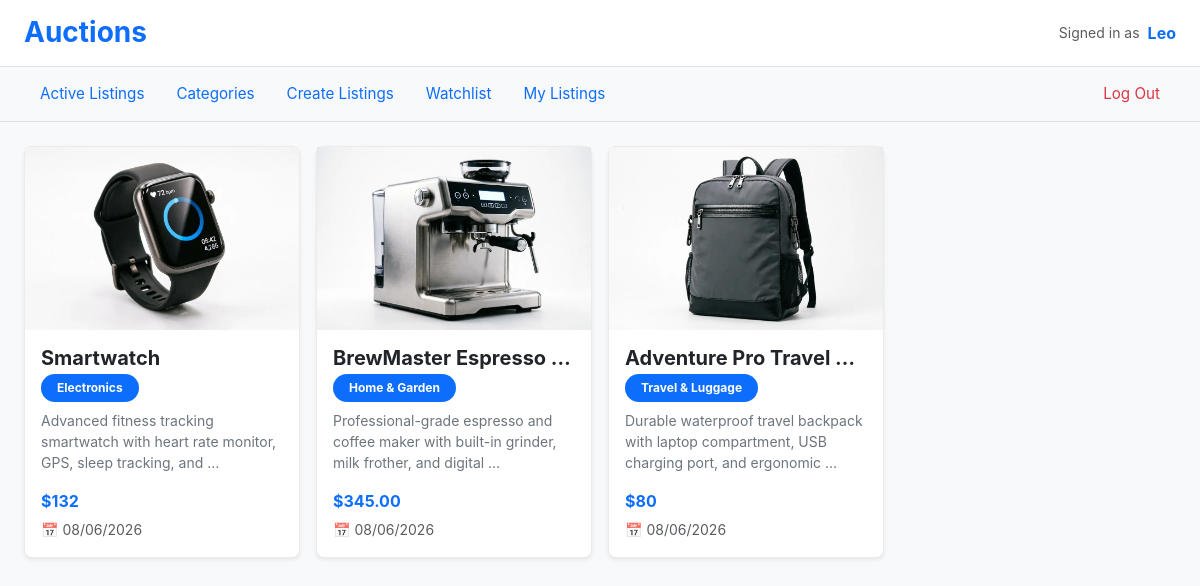
The app's page /watchlist (signed in) with its own data.
### auctions/models.py (models this page shows, shortened)
class User(AbstractUser):
    pass

class Listing(models.Model):
    user = models.ForeignKey(User, on_delete=models.CASCADE, related_name="user_ads")
    title = models.CharField(max_length=60)
    category = models.ForeignKey(Category, on_delete= models.PROTECT, related_name="listing")
    description = models.TextField()
    price = models.DecimalField(max_digits=10, decimal_places=2)
    date = models.DateTimeField(auto_now_add=True)
    image = models.ImageField(upload_to='ads_images/', blank=True, null=True)
    active = models.BooleanField(default=True)
    winner = models.ForeignKey(User,null=True, blank=True, on_delete=models.SET_NULL, related_name="winner")
    class Meta:
        ordering = ['-date']

class Category(models.Model):
    category = models.CharField(max_length=60, unique=True)
    class Meta:
        ordering = ['category']
    def __str__(self):
       return f"{self.category}"

### auctions/views.py (the view)
# urls.py: path("watchlist", views.watchlist, name= "watchlist"),
@login_required(login_url='/login')
def watchlist(request):
    listings = Listing.objects.filter(watched_by__user=request.user).annotate(max_bid=Max('bids__amount'))
    context = {'listing':listings,
                   'text_1':"Your watchlist is empty",
                   'text_2': "Browse Active Listings",
                   'url':"index"}
    return render(request, 'auctions/list_listing.html', context)

### auctions/templates/auctions/list_listing.html (shortened to what this page needs)
{% extends "auctions/layout.html" %}
{% block body %}
<div class="row">
    <div class="col-12">
        {% if listing %}
            <div class="row row-cols-1 row-cols-sm-2 row-cols-md-3 row-cols-lg-4 g-3">
                {% for ad in listing %}
                    <div class="col">
						<a href="{% url 'listing' ad.id %}" class="text-decoration-none text-dark">
								<div class="card h-100 shadow-sm listing-card">
									<div class="w-100 overflow-hidden " style="aspect-ratio: 3/2;">
										{% if ad.image %}
											<img src="{{ ad.image.url }}"  alt="{{ ad.title }}"  class="w-100 h-100" style="object-fit: cover;">
										{% else %}
											<div class="w-100 h-100 d-flex align-items-center justify-content-center bg-light">
												 <div class="display-1 text-dark ">🛒</div>
											</div>
										{% endif %}
									</div>
									<div class="card-body d-flex flex-column p-3">
										<h5 class="card-title fw-bold mb-1 text-truncate" title="{{ ad.title }}">
											 {{ ad.title }}
										</h5>
										<div class="mb-2">
											 <span class="badge rounded-pill bg-primary px-3 py-2">{{ ad.category }}</span>
										</div>
										<p class="card-text text-secondary small flex-grow-1 mb-3">
											 {{ ad.description|truncatewords:12 }}
										</p>
										<div class="mt-auto">
											<p class="card-text text-primary fw-bold mb-1 ">
												{% if ad.max_bid %}
													 ${{ ad.max_bid }}
												{% else %}
													${{ ad.price }}
												{% endif %}
											</p>
											{% if ad.date %}
												<small class="text-muted">📅 {{ ad.date|date:"d/m/Y" }}</small>
											{% endif %}
										</div>
									</div>
								</div>
						</a>
                    </div>
                {% endfor %}
            </div>
        {% endif %}
    </div>
</div>
{% endblock %}

### auctions/templates/auctions/layout.html (shortened to what this page needs)
{% load static %}
<!DOCTYPE html>
<html lang="en">
    <head>
        <link href="https://cdn.jsdelivr.net/npm/bootstrap@5.3.0/dist/css/bootstrap.min.css" rel="stylesheet">
		<link href="{% static 'auctions/styles.css' %}" rel="stylesheet">
    </head>
    <body>
        <header class="bg-white border-bottom py-3 ">
            <div class="container-fluid px-4">
                <div class="d-flex align-items-center">
                    <h1 class="h3 mb-0 fw-bolder text-primary">Auctions</h1>
                    <div class="ms-auto d-flex align-items-center">
                        {% if user.is_authenticated %}
                            <small class="text-muted me-2">Signed in as</small>
                            <strong class="text-primary">{{ user.username }}</strong>
                        {% else %}
                            <small class="text-muted">Not signed in</small>
                        {% endif %}
                    </div>
                </div>
            </div>
        </header>
        <nav class="bg-light border-bottom">
            <div class="container-fluid px-4">
                <ul class="nav nav-pills py-2">
                    <li class="nav-item">
                        <a class="nav-link px-3 text-primary fw-normal" href="{% url 'index' %}">Active Listings</a>
                    </li>
                    <li class="nav-item">
                        <a class="nav-link px-3 text-primary fw-normal" href="{% url 'categories' %}">Categories</a>
                    </li>
                    {% if user.is_authenticated %}
                        <li class="nav-item">
                            <a class="nav-link px-3 text-primary fw-normal" href="{% url 'create_listing' %}">Create Listings</a>
                        </li>
                        <li class="nav-item">
                            <a class="nav-link px-3 text-primary fw-normal" href="{% url 'watchlist' %}">Watchlist</a>
                        </li>
                        <li class="nav-item">
                            <a class="nav-link px-3 text-primary fw-normal" href="{% url 'my_listings' %}">My Listings</a>
                        </li>
                        <li class="nav-item ms-md-auto">
                            <a class="nav-link px-3 text-danger fw-normal" href="{% url 'logout' %}">Log Out</a>
                        </li>
                    {% endif %}
                </ul>
            </div>
        </nav>
        <main class="container-fluid px-4 py-4">
            {% block body %}
            {% endblock %}
        </main>
    </body>
</html>

### auctions/static/auctions/styles.css (style rules this page uses)
body { font-family: -apple-system, BlinkMacSystemFont, "Segoe UI", Roboto, "Helvetica Neue", Arial, sans-serif; background-color: #f8f9fa; color: #212529; }
.nav-link { transition: color 0.15s ease-in-out; font-size: 0.95rem; }
.card { border: 1px solid rgba(0,0,0,0.08); border-radius: 8px; transition: box-shadow 0.2s ease; }
.listing-card { transition: transform 0.15s ease, box-shadow 0.15s ease; cursor: pointer; }
.text-truncate { overflow: hidden; text-overflow: ellipsis; white-space: nowrap; }

### records on screen
User: username "Leo"
Listing: image (picture), title "Smartwatch", category "Electronics", description "Advanced fitness tracking smartwatch with heart rate monitor, GPS, sleep tracking, and …", max_bid "132", date "08/06/2026"
Listing: image (picture), title "BrewMaster Espresso…", category "Home & Garden", description "Professional-grade espresso and coffee maker with built-in grinder, milk frother, and digital …", price "345.00", date "08/06/2026"
Listing: image (picture), title "Adventure Pro Travel…", category "Travel & Luggage", description "Durable waterproof travel backpack with laptop compartment, USB charging port, and ergonomic …", max_bid "80", date "08/06/2026"
